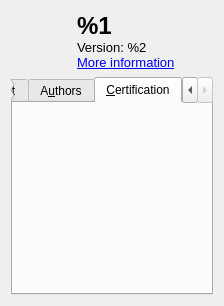
<?xml version="1.0" encoding="UTF-8"?>
<ui version="4.0">
 <class>About</class>
 <widget class="QWidget" name="About">
  <property name="geometry">
   <rect>
    <x>0</x>
    <y>0</y>
    <width>224</width>
    <height>306</height>
   </rect>
  </property>
  <property name="windowTitle">
   <string>About KomiX</string>
  </property>
  <layout class="QVBoxLayout" name="verticalLayout">
   <item>
    <layout class="QHBoxLayout" name="horizontalLayout">
     <item>
      <widget class="QLabel" name="logo">
       <property name="minimumSize">
        <size>
         <width>60</width>
         <height>60</height>
        </size>
       </property>
       <property name="maximumSize">
        <size>
         <width>60</width>
         <height>60</height>
        </size>
       </property>
       <property name="text">
        <string/>
       </property>
       <property name="pixmap">
        <pixmap resource="../../komix.qrc">:/image/logo.svg</pixmap>
       </property>
       <property name="scaledContents">
        <bool>true</bool>
       </property>
      </widget>
     </item>
     <item>
      <widget class="QLabel" name="info">
       <property name="text">
        <string>&lt;!DOCTYPE HTML PUBLIC &quot;-//W3C//DTD HTML 4.0//EN&quot; &quot;http://www.w3.org/TR/REC-html40/strict.dtd&quot;&gt;
&lt;html&gt;&lt;head&gt;&lt;meta name=&quot;qrichtext&quot; content=&quot;1&quot; /&gt;&lt;style type=&quot;text/css&quot;&gt;
p, li { white-space: pre-wrap; }
&lt;/style&gt;&lt;/head&gt;&lt;body style=&quot; font-family:'WenQuanYi Zen Hei'; font-size:10pt; font-weight:400; font-style:normal;&quot;&gt;
&lt;p style=&quot; margin-top:0px; margin-bottom:0px; margin-left:0px; margin-right:0px; -qt-block-indent:0; text-indent:0px;&quot;&gt;&lt;span style=&quot; font-size:xx-large; font-weight:600;&quot;&gt;%1&lt;/span&gt;&lt;/p&gt;
&lt;p style=&quot; margin-top:0px; margin-bottom:0px; margin-left:0px; margin-right:0px; -qt-block-indent:0; text-indent:0px;&quot;&gt;Version: %2&lt;br /&gt;&lt;a href=&quot;http://legnaleurc.blogspot.com/search/label/KomiX/&quot;&gt;&lt;span style=&quot; text-decoration: underline; color:#0000ff;&quot;&gt;More information&lt;/span&gt;&lt;/a&gt;&lt;/p&gt;&lt;/body&gt;&lt;/html&gt;</string>
       </property>
      </widget>
     </item>
    </layout>
   </item>
   <item>
    <widget class="QTabWidget" name="tabWidget">
     <property name="currentIndex">
      <number>2</number>
     </property>
     <widget class="QWidget" name="tab">
      <attribute name="title">
       <string>&amp;About</string>
      </attribute>
      <widget class="QLabel" name="label_3">
       <property name="geometry">
        <rect>
         <x>0</x>
         <y>0</y>
         <width>180</width>
         <height>68</height>
        </rect>
       </property>
       <property name="text">
        <string>KomiX - A comics viewer

(c) 2008-2009 FoolproofProject
License: GPLv3</string>
       </property>
      </widget>
     </widget>
     <widget class="QWidget" name="tab_2">
      <attribute name="title">
       <string>A&amp;uthors</string>
      </attribute>
      <widget class="QLabel" name="label_4">
       <property name="geometry">
        <rect>
         <x>0</x>
         <y>0</y>
         <width>188</width>
         <height>68</height>
        </rect>
       </property>
       <property name="text">
        <string>&lt;!DOCTYPE HTML PUBLIC &quot;-//W3C//DTD HTML 4.0//EN&quot; &quot;http://www.w3.org/TR/REC-html40/strict.dtd&quot;&gt;
&lt;html&gt;&lt;head&gt;&lt;meta name=&quot;qrichtext&quot; content=&quot;1&quot; /&gt;&lt;style type=&quot;text/css&quot;&gt;
p, li { white-space: pre-wrap; }
&lt;/style&gt;&lt;/head&gt;&lt;body style=&quot; font-family:'WenQuanYi Zen Hei'; font-size:10pt; font-weight:400; font-style:normal;&quot;&gt;
&lt;p style=&quot; margin-top:0px; margin-bottom:0px; margin-left:0px; margin-right:0px; -qt-block-indent:0; text-indent:0px;&quot;&gt;Wei-Cheng Pan (FoolproofProject)&lt;/p&gt;
&lt;p style=&quot; margin-top:0px; margin-bottom:0px; margin-left:0px; margin-right:0px; -qt-block-indent:0; text-indent:0px;&quot;&gt;&lt;br /&gt;Site: &lt;a href=&quot;http://legnaleurc.blogspot.com/&quot;&gt;&lt;span style=&quot; text-decoration: underline; color:#0000ff;&quot;&gt;legnaleurc.blogspot.com&lt;/span&gt;&lt;/a&gt;&lt;br /&gt;E-Mail: &lt;a href=&quot;mailto:legnaleurc@gmail.com&quot;&gt;&lt;span style=&quot; text-decoration: underline; color:#0000ff;&quot;&gt;legnaleurc@gmail.com&lt;/span&gt;&lt;/a&gt;&lt;/p&gt;&lt;/body&gt;&lt;/html&gt;</string>
       </property>
      </widget>
     </widget>
     <widget class="QWidget" name="tab_3">
      <attribute name="title">
       <string>&amp;Certification</string>
      </attribute>
      <widget class="QLabel" name="label_5">
       <property name="geometry">
        <rect>
         <x>0</x>
         <y>0</y>
         <width>200</width>
         <height>193</height>
        </rect>
       </property>
       <property name="text">
        <string/>
       </property>
       <property name="pixmap">
        <pixmap resource="../../komix.qrc">:/image/womm.png</pixmap>
       </property>
      </widget>
     </widget>
    </widget>
   </item>
  </layout>
 </widget>
 <resources>
  <include location="../../komix.qrc"/>
  <include location="../../komix.qrc"/>
  <include location="../../komix.qrc"/>
 </resources>
 <connections/>
</ui>
